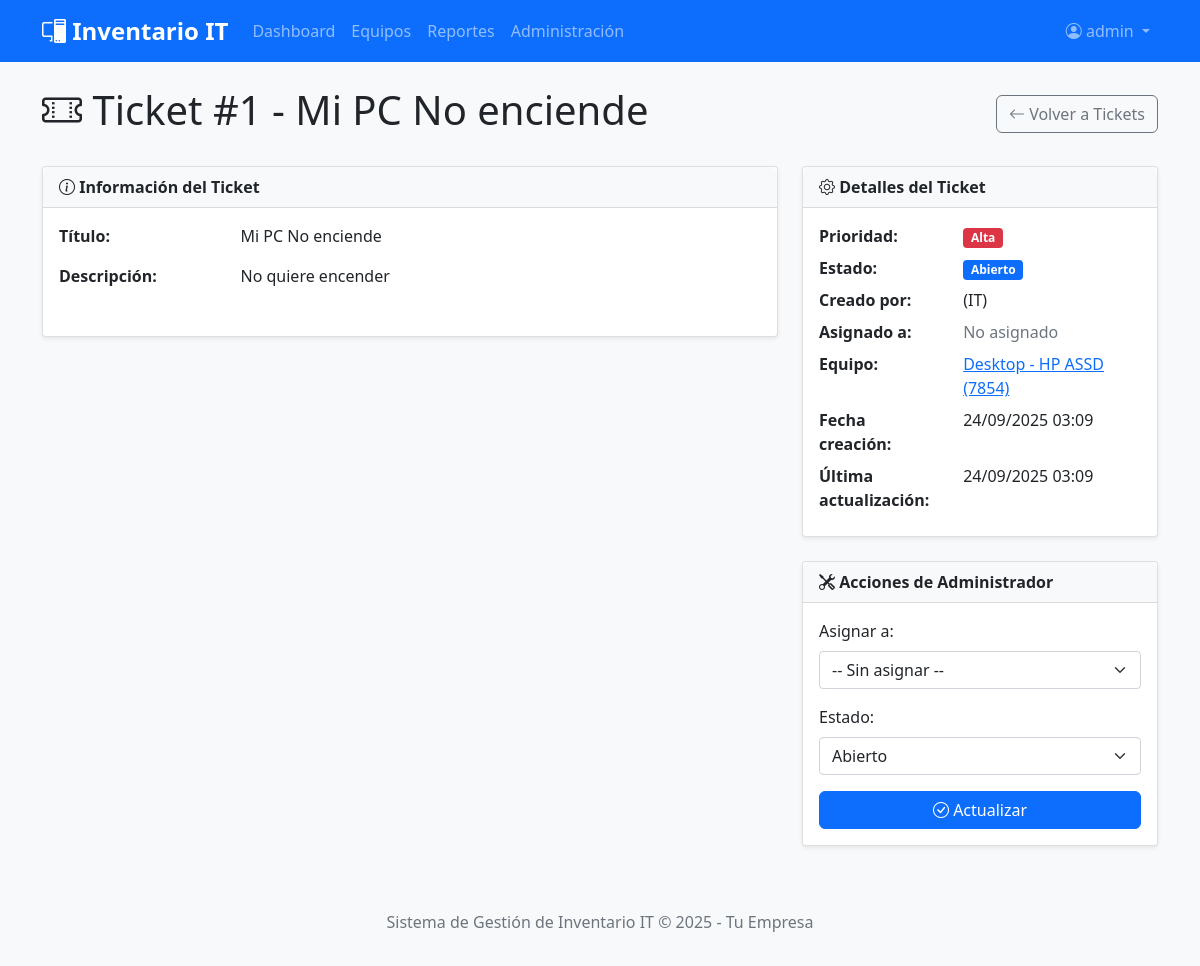
The app's page /inventory/support/tickets/1/ (signed in), older data.
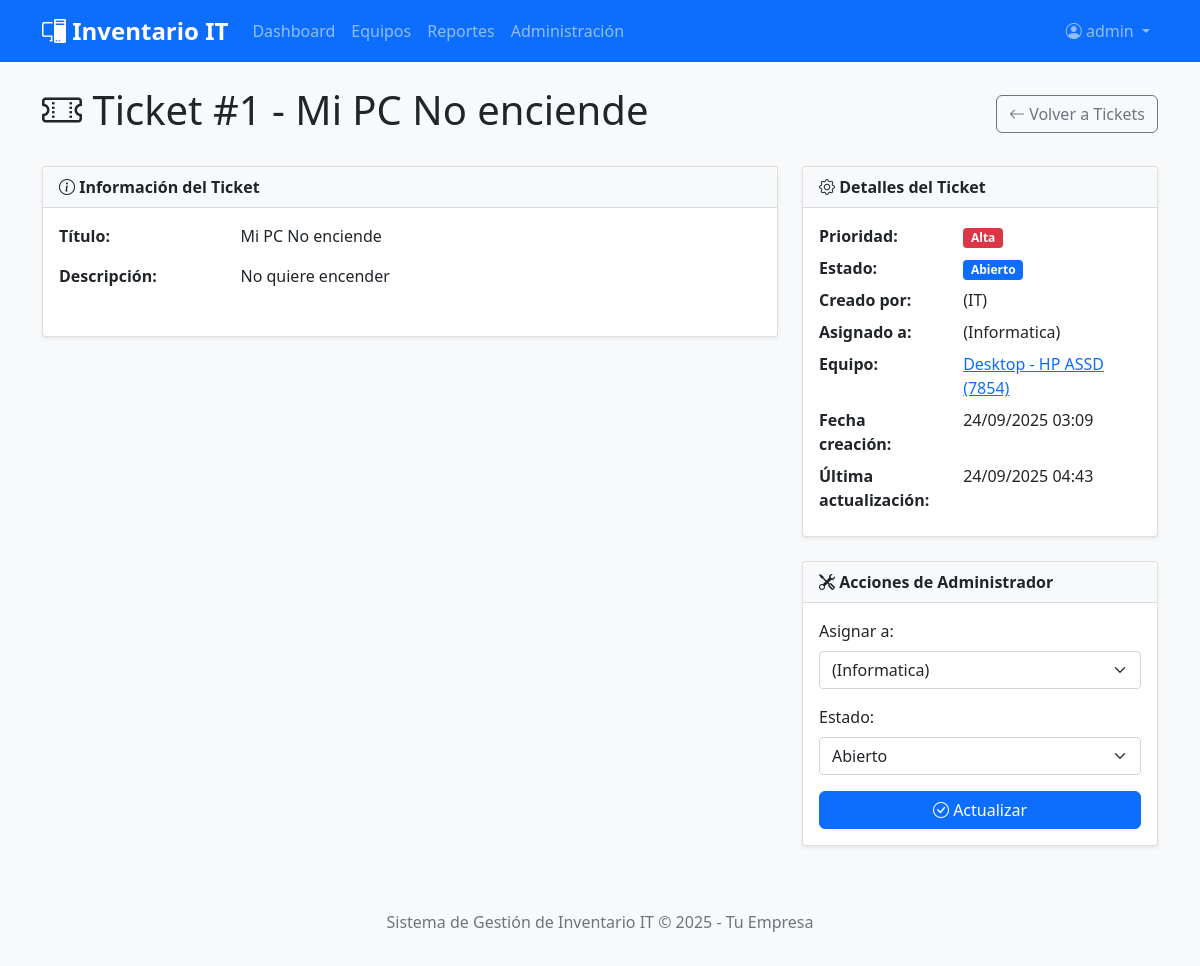
The same page, newer data.
### inventory_app/models.py (models this page shows, shortened)
class SupportTicket(models.Model):
    PRIORITY_CHOICES = (
        ('LOW', 'Baja'),
        ('MED', 'Media'),
        ('HIGH', 'Alta'),
        ('CRITICAL', 'Crítica'),
    )
    STATUS_CHOICES = (
        ('OPEN', 'Abierto'),
        ('IN_PROGRESS', 'En Progreso'),
        ('RESOLVED', 'Resuelto'),
        ('CLOSED', 'Cerrado'),
    )
    title = models.CharField(max_length=200)
    description = models.TextField()
    created_by = models.ForeignKey(CompanyUser, on_delete=models.CASCADE, related_name='created_tickets')
    assigned_to = models.ForeignKey(CompanyUser, on_delete=models.SET_NULL, null=True, blank=True, related_name='assigned_tickets')
    priority = models.CharField(max_length=10, choices=PRIORITY_CHOICES, default='MED')
    status = models.CharField(max_length=15, choices=STATUS_CHOICES, default='OPEN')
    equipment = models.ForeignKey(Equipment, on_delete=models.CASCADE, null=True, blank=True)
    created_at = models.DateTimeField(auto_now_add=True)
    updated_at = models.DateTimeField(auto_now=True)
    resolution = models.TextField(blank=True)
    class Meta:
        ordering = ['-created_at']

class CompanyUser(models.Model):
    user = models.OneToOneField(User, on_delete=models.CASCADE)
    department = models.CharField(max_length=100)
    phone = models.CharField(max_length=20)
    email = models.EmailField(unique=True, validators=[validate_company_email])
    def __str__(self):
        return f"{self.user.first_name} {self.user.last_name} ({self.department})"

class Equipment(models.Model):
    EQUIPMENT_TYPES = (
        ('LAP', 'Laptop'),
        ('DES', 'Desktop'),
        ('MON', 'Monitor'),
        ('PRI', 'Printer'),
        ('NET', 'Network Device'),
        ('SER', 'Server'),
        ('PHO', 'Phone'),
        ('TAB', 'Tablet'),
        ('OTH', 'Other'),
    )
    STATUS_CHOICES = (
        ('AVA', 'Available'),
        ('INU', 'In Use'),
        ('REP', 'In Repair'),
        ('RET', 'Retired'),
        ('LOS', 'Lost'),
        ('DIS', 'Disposed'),
    )
    type = models.CharField(max_length=3, choices=EQUIPMENT_TYPES)
    brand = models.CharField(max_length=50)
    model = models.CharField(max_length=50)
    serial_number = models.CharField(max_length=100, unique=True)
    purchase_date = models.DateField()
    warranty_expiry = models.DateField(null=True, blank=True)
    location = models.CharField(max_length=100)
    status = models.CharField(max_length=3, choices=STATUS_CHOICES, default='AVA')
    assigned_to = models.ForeignKey(CompanyUser, on_delete=models.SET_NULL, null=True, blank=True)
    notes = models.TextField(blank=True)
    created_at = models.DateTimeField(auto_now_add=True)
    updated_at = models.DateTimeField(auto_now=True)
    class Meta:
        ordering = ['-created_at']
    def __str__(self):
        return f"{self.get_type_display()} - {self.brand} {self.model} ({self.serial_number})"

### inventory_app/views.py (the view)
# urls.py: path('support/tickets/<int:pk>/', views.support_ticket_detail, name='support_ticket_detail'),
@login_required
def support_ticket_detail(request, pk):
    ticket = get_object_or_404(SupportTicket, pk=pk)
    technicians = CompanyUser.objects.all()
    if request.method == 'POST' and request.user.is_superuser:
        form = SupportTicketUpdateForm(request.POST, instance=ticket)
        if form.is_valid():
            form.save()
            AuditLog.objects.create(
                user=request.user.companyuser,
                action='UPD',
                model_name='SupportTicket',
                object_id=ticket.id,
                details=f"Support ticket updated: {ticket.title}",
                ip_address=get_client_ip(request)
            )
            messages.success(request, 'Ticket actualizado exitosamente.')
            return redirect('support_ticket_detail', pk=ticket.pk)
    else:
        form = SupportTicketUpdateForm(instance=ticket)
    context = {
        'ticket': ticket,
        'technicians': technicians,
        'form': form,
    }
    return render(request, 'support_ticket_detail.html', context)

### inventory_app/forms.py
class SupportTicketUpdateForm(forms.ModelForm):
    class Meta:
        model = SupportTicket
        fields = ['assigned_to', 'status', 'resolution']
        widgets = {
            'assigned_to': forms.Select(attrs={'class': 'form-control'}),
            'status': forms.Select(attrs={'class': 'form-control'}),
            'resolution': forms.Textarea(attrs={'class': 'form-control', 'rows': 3, 'placeholder': 'Describe la resolución del problema...'}),
        }

### inventory_app/templates/support_ticket_detail.html (shortened to what this page needs)
{% extends 'base.html' %}
{% block content %}
<div class="d-flex justify-content-between align-items-center mb-4">
    <h1><i class="bi bi-ticket-perforated"></i> Ticket #{{ ticket.id }} - {{ ticket.title }}</h1>
    <a href="{% url 'support_ticket_list' %}" class="btn btn-outline-secondary">
        <i class="bi bi-arrow-left"></i> Volver a Tickets
    </a>
</div>
<div class="row">
    <div class="col-md-8">
        <div class="card mb-4">
            <div class="card-header bg-light">
                <i class="bi bi-info-circle"></i> Información del Ticket
            </div>
            <div class="card-body">
                <div class="row mb-3">
                    <div class="col-sm-3 fw-bold">Título:</div>
                    <div class="col-sm-9">{{ ticket.title }}</div>
                </div>
                <div class="row mb-3">
                    <div class="col-sm-3 fw-bold">Descripción:</div>
                    <div class="col-sm-9">{{ ticket.description|linebreaks }}</div>
                </div>
            </div>
        </div>
    </div>
    <div class="col-md-4">
        <div class="card mb-4">
            <div class="card-header bg-light">
                <i class="bi bi-gear"></i> Detalles del Ticket
            </div>
            <div class="card-body">
                <div class="row mb-2">
                    <div class="col-sm-5 fw-bold">Prioridad:</div>
                    <div class="col-sm-7">
                        <span class="badge
                            {% if ticket.priority == 'LOW' %}bg-info
                            {% elif ticket.priority == 'MED' %}bg-warning
                            {% elif ticket.priority == 'HIGH' %}bg-danger
                            {% else %}bg-dark{% endif %}">
                            {{ ticket.get_priority_display }}
                        </span>
                    </div>
                </div>
                <div class="row mb-2">
                    <div class="col-sm-5 fw-bold">Estado:</div>
                    <div class="col-sm-7">
                        <span class="badge
                            {% if ticket.status == 'OPEN' %}bg-primary
                            {% elif ticket.status == 'IN_PROGRESS' %}bg-warning
                            {% elif ticket.status == 'RESOLVED' %}bg-success
                            {% else %}bg-secondary{% endif %}">
                            {{ ticket.get_status_display }}
                        </span>
                    </div>
                </div>
                <div class="row mb-2">
                    <div class="col-sm-5 fw-bold">Creado por:</div>
                    <div class="col-sm-7">{{ ticket.created_by }}</div>
                </div>
                <div class="row mb-2">
                    <div class="col-sm-5 fw-bold">Asignado a:</div>
                    <div class="col-sm-7">
                        {% if ticket.assigned_to %}
                            {{ ticket.assigned_to }}
                        {% else %}
                            <span class="text-muted">No asignado</span>
                        {% endif %}
                    </div>
                </div>
                <div class="row mb-2">
                    <div class="col-sm-5 fw-bold">Equipo:</div>
                    <div class="col-sm-7">
                        {% if ticket.equipment %}
                            <a href="{% url 'equipment_detail' ticket.equipment.pk %}">
                                {{ ticket.equipment }}
                            </a>
                        {% else %}
                            <span class="text-muted">No especificado</span>
                        {% endif %}
                    </div>
                </div>
                <div class="row mb-2">
                    <div class="col-sm-5 fw-bold">Fecha creación:</div>
                    <div class="col-sm-7">{{ ticket.created_at|date:"d/m/Y H:i" }}</div>
                </div>
                <div class="row mb-2">
                    <div class="col-sm-5 fw-bold">Última actualización:</div>
                    <div class="col-sm-7">{{ ticket.updated_at|date:"d/m/Y H:i" }}</div>
                </div>
            </div>
        </div>
        {% if user.is_superuser %}
        <div class="card">
            <div class="card-header bg-light">
                <i class="bi bi-tools"></i> Acciones de Administrador
            </div>
            <div class="card-body">
                <form method="post" action="{% url 'support_ticket_update' ticket.pk %}">
                    <div class="mb-3">
                        <label class="form-label">Asignar a:</label>
                        <select name="assigned_to" class="form-select">
                            <option value="">-- Sin asignar --</option>
                            {% for tech in technicians %}
                            <option value="{{ tech.id }}" {% if ticket.assigned_to == tech %}selected{% endif %}>
                                {{ tech }}
                            </option>
                            {% endfor %}
                        </select>
                    </div>
                    <div class="mb-3">
                        <label class="form-label">Estado:</label>
                        <select name="status" class="form-select">
                            {% for status_code, status_name in ticket.STATUS_CHOICES %}
                            <option value="{{ status_code }}" {% if ticket.status == status_code %}selected{% endif %}>
                                {{ status_name }}
                            </option>
                            {% endfor %}
                        </select>
                    </div>
                    <button type="submit" class="btn btn-primary w-100">
                        <i class="bi bi-check-circle"></i> Actualizar
                    </button>
                </form>
            </div>
        </div>
        {% endif %}
    </div>
</div>
{% endblock %}

### inventory_app/templates/base.html (shortened to what this page needs)
 <!DOCTYPE html>
<html lang="es">
<head>
    <link href="https://cdn.jsdelivr.net/npm/bootstrap@5.1.3/dist/css/bootstrap.min.css" rel="stylesheet">
    <link href="https://cdn.jsdelivr.net/npm/bootstrap-icons@1.7.2/font/bootstrap-icons.css" rel="stylesheet">
    <link href="/static/css/style.css" rel="stylesheet">
</head>
<body>
    <nav class="navbar navbar-expand-lg navbar-dark bg-primary">
        <div class="container">
            <a class="navbar-brand" href="{% url 'dashboard' %}">
                <i class="bi bi-pc-display"></i> Inventario IT
            </a>
            <div class="collapse navbar-collapse" id="navbarNav">
                <ul class="navbar-nav me-auto">
                    <li class="nav-item">
                        <a class="nav-link" href="{% url 'dashboard' %}">Dashboard</a>
                    </li>
                    <li class="nav-item">
                        <a class="nav-link" href="{% url 'equipment_list' %}">Equipos</a>
                    </li>
                    <li class="nav-item">
                        <a class="nav-link" href="{% url 'reports_dashboard' %}">Reportes</a>
                    </li>
                    {% if user.is_superuser %}
                    <li class="nav-item">
                        <a class="nav-link" href="/admin/">Administración</a>
                    </li>
                    {% endif %}
                </ul>
                <ul class="navbar-nav">
                    <li class="nav-item dropdown">
                        <a class="nav-link dropdown-toggle" href="#" id="navbarDropdown" role="button" data-bs-toggle="dropdown">
                            <i class="bi bi-person-circle"></i> {{ user.username }}
                        </a>
                    </li>
                </ul>
            </div>
        </div>
    </nav>
    <div class="container mt-4">
        {% block content %}
        {% endblock %}
    </div>
    <footer class="bg-light text-center text-muted py-3 mt-5">
        <div class="container">
            <p>Sistema de Gestión de Inventario IT &copy; {% now "Y" %} - Tu Empresa</p>
        </div>
    </footer>
</body>
</html>

### inventory_app/static/css/style.css (style rules this page uses)
body { background-color: #f8f9fa; font-family: 'Segoe UI', Tahoma, Geneva, Verdana, sans-serif; }
.navbar-brand { font-weight: bold; font-size: 1.5rem; }
.card { box-shadow: 0 0.125rem 0.25rem rgba(0, 0, 0, 0.075); border: 1px solid rgba(0, 0, 0, 0.125); }
.card-header { font-weight: 600; }
.btn { border-radius: 0.375rem; }
.badge { font-size: 0.75em; }
.card .card-header { border-radius: 0.5rem 0.5rem 0 0 !important; }

Row changes from the older to the newer data that the page shows:
changed SupportTicket "Mi PC No enciende": assigned_to (not shown) → "(Informatica)"; updated_at "24/09/2025 03:09" → "24/09/2025 04:43"; assigned_to_id empty → 1 (drawn)
Text that changed along with them:
form field assigned_to: "-- Sin asignar --" → (not shown)
text no longer shown: "No asignado"
